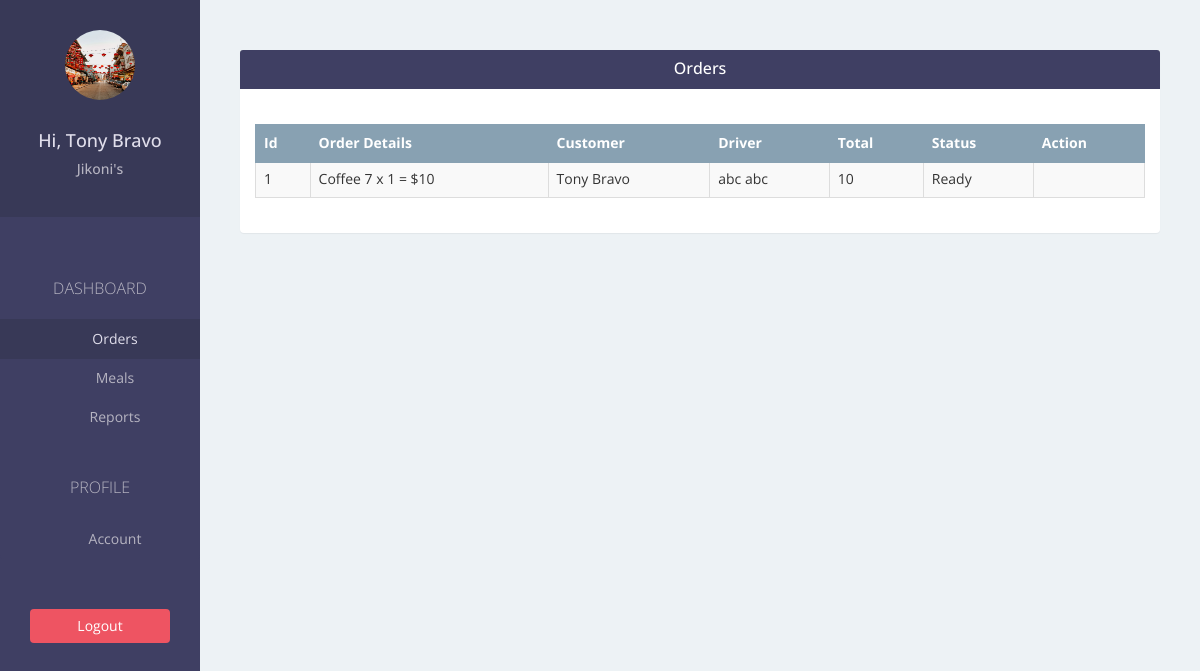
Page /restaurant/order/ (signed in) on the committed database.
### ubereatsapp/models.py (models this page shows, shortened)
class Restaurant(models.Model):
    user = models.OneToOneField(User, on_delete=models.CASCADE, related_name='restaurant')
    restaurant_name = models.CharField(max_length=500)
    phone = models.CharField(max_length=500)
    address = models.CharField(max_length=500)
    logo = models.ImageField(upload_to='restaurant_logo/', blank=False)

class Order(models.Model):
    COOKING = 1
    READY = 2
    ONTHEWAY = 3
    DELIVERED = 4
    STATUS_CHOICES = (
        (COOKING, "Cooking"),
        (READY, "Ready"),
        (ONTHEWAY, "On the way"),
        (DELIVERED, "Delivered"),
    )
    customer = models.ForeignKey(Customer,on_delete=models.CASCADE)
    restaurant = models.ForeignKey(Restaurant,on_delete=models.CASCADE)
    driver = models.ForeignKey(Driver, blank = True, null = True,on_delete=models.CASCADE)
    address = models.CharField(max_length=500)
    total = models.IntegerField()
    status = models.IntegerField(choices = STATUS_CHOICES)
    created_at = models.DateTimeField(default = timezone.now)
    picked_at = models.DateTimeField(blank = True, null = True)

class OrderDetails(models.Model):
    order = models.ForeignKey(Order, related_name='order_details',on_delete=models.CASCADE)
    meal = models.ForeignKey(Meal,on_delete=models.CASCADE)
    quantity = models.IntegerField()
    sub_total = models.IntegerField()

class Meal(models.Model):
    restaurant = models.ForeignKey(Restaurant,on_delete=models.CASCADE)
    name = models.CharField(max_length=500)
    short_description = models.CharField(max_length=500)
    image = models.ImageField(upload_to='meal_images/', blank=False)
    price = models.IntegerField(default=0)

class Customer(models.Model):
    user = models.OneToOneField(User, on_delete=models.CASCADE, related_name='customer')
    avatar = models.CharField(max_length=500)
    phone = models.CharField(max_length=500, blank=True)
    address = models.CharField(max_length=500, blank=True)
    def __str__(self):
        return self.user.get_full_name()

class Driver(models.Model):
    user = models.OneToOneField(User, on_delete=models.CASCADE, related_name='driver')
    avatar = models.CharField(max_length=500)
    phone = models.CharField(max_length=500, blank=True)
    address = models.CharField(max_length=500, blank=True)
    location = models.CharField(max_length=500, blank=True)
    def __str__(self):
        return self.user.get_full_name()

### ubereatsapp/views.py (the view)
# urls.py: url(r'^restaurant/order/$', views.restaurant_order, name = 'restaurant-order'),
@login_required(login_url='/restaurant/sign-in/')
def restaurant_order(request):
    if request.method == "POST":
        order = Order.objects.get(id = request.POST["id"], restaurant = request.user.restaurant)
        if order.status == Order.COOKING:
            order.status = Order.READY
            order.save()
    orders = Order.objects.filter(restaurant = request.user.restaurant).order_by("-id")
    return render(request, 'restaurant/order.html', {
        "orders": orders
        })

### ubereatsapp/templates/restaurant/order.html (shortened to what this page needs)
{% extends 'restaurant/base.html' %}
{% block page %}
    <div class="panel">
        <div class="panel-heading bg-blue">
            <h4 class="panel-title text-center text-white">Orders</h4>
        </div>
        <div class="panel-body">
            <br/>
            <table class="table table-bordered table-hover table-striped">
                <thead>
                  <tr class="bg-gray text-white">
                    <th>Id</th>
                    <th>Order Details</th>
                    <th>Customer</th>
                    <th>Driver</th>
                    <th>Total</th>
                    <th>Status</th>
                    <th>Action</th>
                  </tr>
                </thead>
                <tbody>
                    {% for order in orders %}
                        <tr>
                            <td scope="row">{{ order.id }}</td>
                            <td>
                              {% for od in order.order_details.all %}
                                  {{ od.meal.name }} {{ od.meal.price }}
                                  x {{ od.quantity }} = ${{ od.sub_total }}
                              {% endfor %}
                            </td>
                            <td>{{ order.customer }}</td>
                            <td>{{ order.driver }}</td>
                            <td>{{ order.total }}</td>
                            <td>{{ order.get_status_display }}</td>
                            <td>
                            </td>
                        </tr>
                    {% endfor %}
                </tbody>
            </table>
        </div>
    </div>
{% endblock %}

### ubereatsapp/templates/restaurant/base.html (shortened to what this page needs)
{% extends 'base.html'%}
{% block sidebar%}
{% url 'restaurant-order' as restaurant_order_url %}
{% url 'restaurant-meal' as restaurant_meal_url %}
{% url 'restaurant-report' as restaurant_report_url %}
{% url 'restaurant-account' as restaurant_account_url %}
<div class="text-center">
<img src={{request.user.restaurant.logo.url}} alt="" class="img-circle" width="70" height="70">
<br/>
<br/>
<h4>Hi, {{request.user.get_full_name}}</h4>
<h5>{{request.user.restaurant.restaurant_name}}</h5>
</div>
<br/>
<div class="list-group text-center">
      <span class="text-uppercase">Dashboard</span>
      <a href="{% url 'restaurant-order' %}"
          class="list-group-item {% if request.path == restaurant_order_url %} active {% endif %} ">
          Orders
      </a>
      <a href="{% url 'restaurant-meal' %}"
          class="list-group-item {% if request.path == restaurant_meal_url %} active {% endif %} ">Meals</a>
      <a href="{% url 'restaurant-report' %}"
          class="list-group-item {% if request.path == restaurant_report_url %} active {% endif %} ">Reports</a>
      <span class="text-uppercase">Profile</span>
      <a href="{% url 'restaurant-account' %}"
          class="list-group-item {% if request.path == restaurant_account_url %} active {% endif %} ">Account</a>
    </div>
    <div class="text-center">
      <a href="{% url 'restaurant-sign-out' %}?next={{ request.path }}"
          class="btn btn-pink">Logout</a>
    </div>
{% endblock %}

### ubereatsapp/static/css/styles.css (style rules this page uses)
body { padding-top: 50px; background-color: #EDF2F5; overflow: auto; font-family: 'Open Sans', sans-serif; }
.bg-blue { background-color: #3F3F63; }
.bg-gray { background-color: #88A1B2; }
.text-white { color: white; }
.btn-pink { color: white; background-color: #EE5462; }
.sidebar > div:first-child { padding: 30px 10px; font-weight: bold; font-size: 15px; background-color: #383957; }
.sidebar > div:first-child > h4 { color: #e0deeb; }
.sidebar > div:first-child > h5 { color: #b6b4c1; }
.sidebar .list-group { padding: 0; background-color: #3F3F63; }
.sidebar .list-group > span { color: #b6b4c1; display: block; margin-top: 20px; padding: 20px 30px; font-size: 16px; font-weight: 300; }
.sidebar .list-group .list-group-item, .sidebar .list-group .list-group-item:focus { background-color: #3F3F63; color: #b6b4c1; border: 0; padding-left: 60px; padding-right: 30px; }
.sidebar .list-group .list-group-item.active, .sidebar .list-group .list-group-item:hover { background-color: #383957; color: #e0deeb; }
.sidebar > div:last-child { padding: 30px; }
.sidebar > div:last-child .btn { width: 100%; }
.content .panel { border: none; }
.table > thead > tr > th, .table > thead > tr > td { vertical-align: middle; box-sizing: border-box; }
.table, .table > thead > tr > th { border-color: #88A1B2; }
.table > tbody > tr > td { padding-top:6px; box-sizing: border-box }

### rows in the picture
Order: id "1", customer "Tony Bravo", driver "abc abc", total "10", status "Ready"
OrderDetails: meal.name "Coffee", meal.price "7", quantity "1", sub_total "10"

### other values in the picture
{{ request.user.get_full_name }} "Tony Bravo"
{{ request.user.restaurant.restaurant_name }} "Jikoni's"
